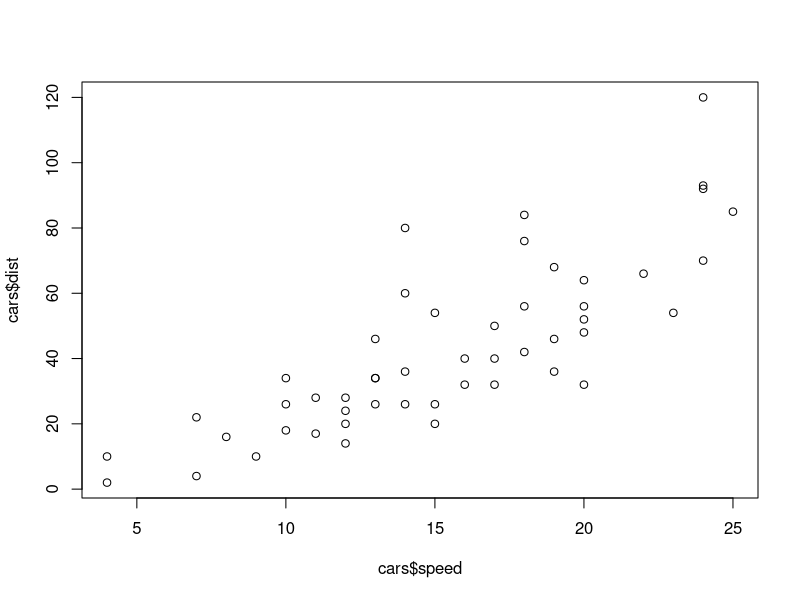
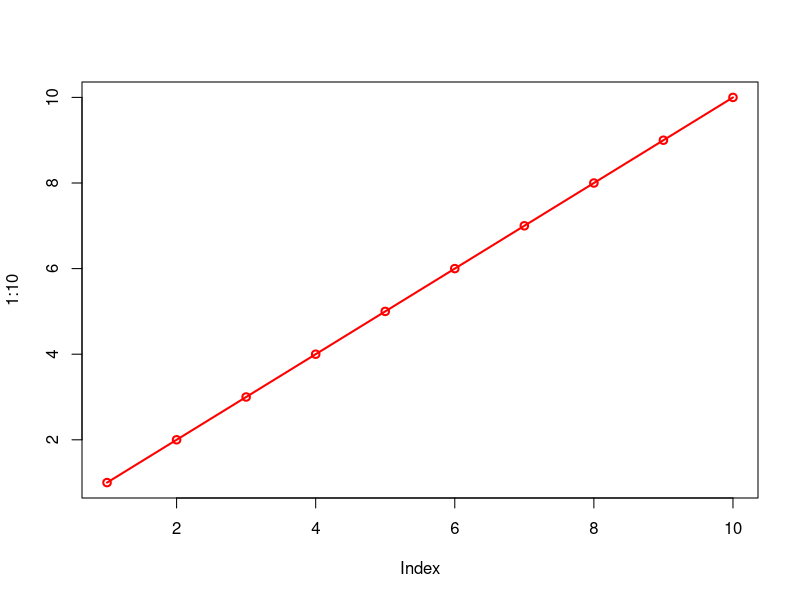
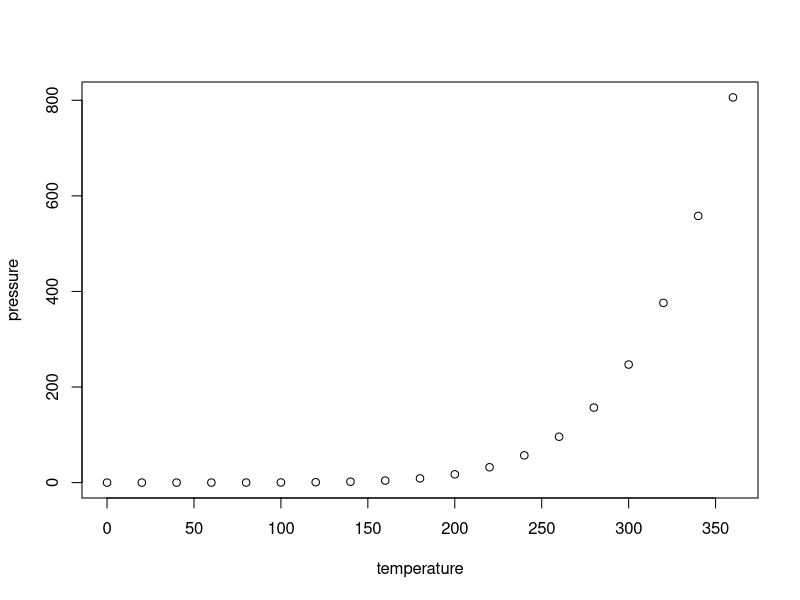

Recreate these plots in R, in order.
## ---- chunk 1
knitr::opts_chunk$set(echo = TRUE)
## ---- chunk 2
summary(cars)
plot(cars$speed, cars$dist)
## ---- chunk 3
plot(1:10, typ="o", col="red",lwd=2)
## ---- chunk 4
plot(pressure)
